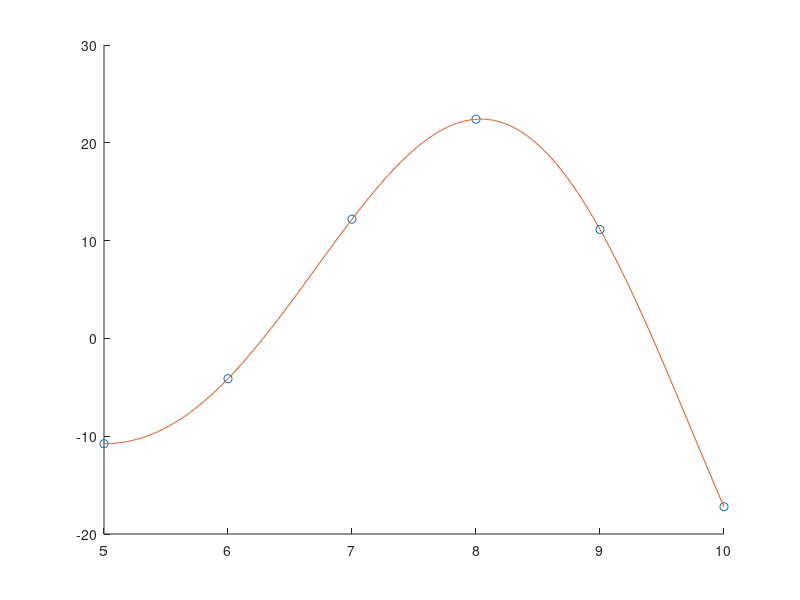

Write the MATLAB code that produced this figure.
% the 'o' is an optional third parameter
% that formats the graph of x1,y1
% Second approach
x = 5:1:10;
y = sqrt((x.^3) + 1) .* sin(x);
figure(1)
hold on
plot(x,y,'o')
x = 5:.01:10;
y = sqrt((x.^3) + 1) .* sin(x);
plot(x,y)